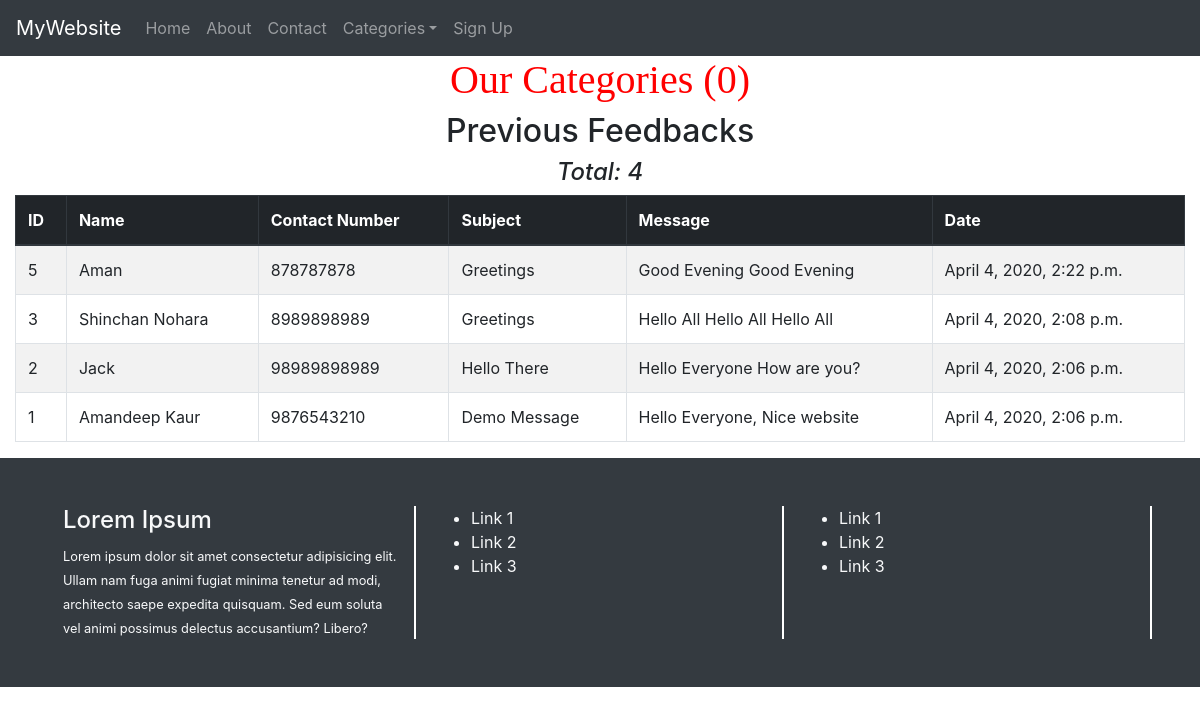
The app's page /, older data.
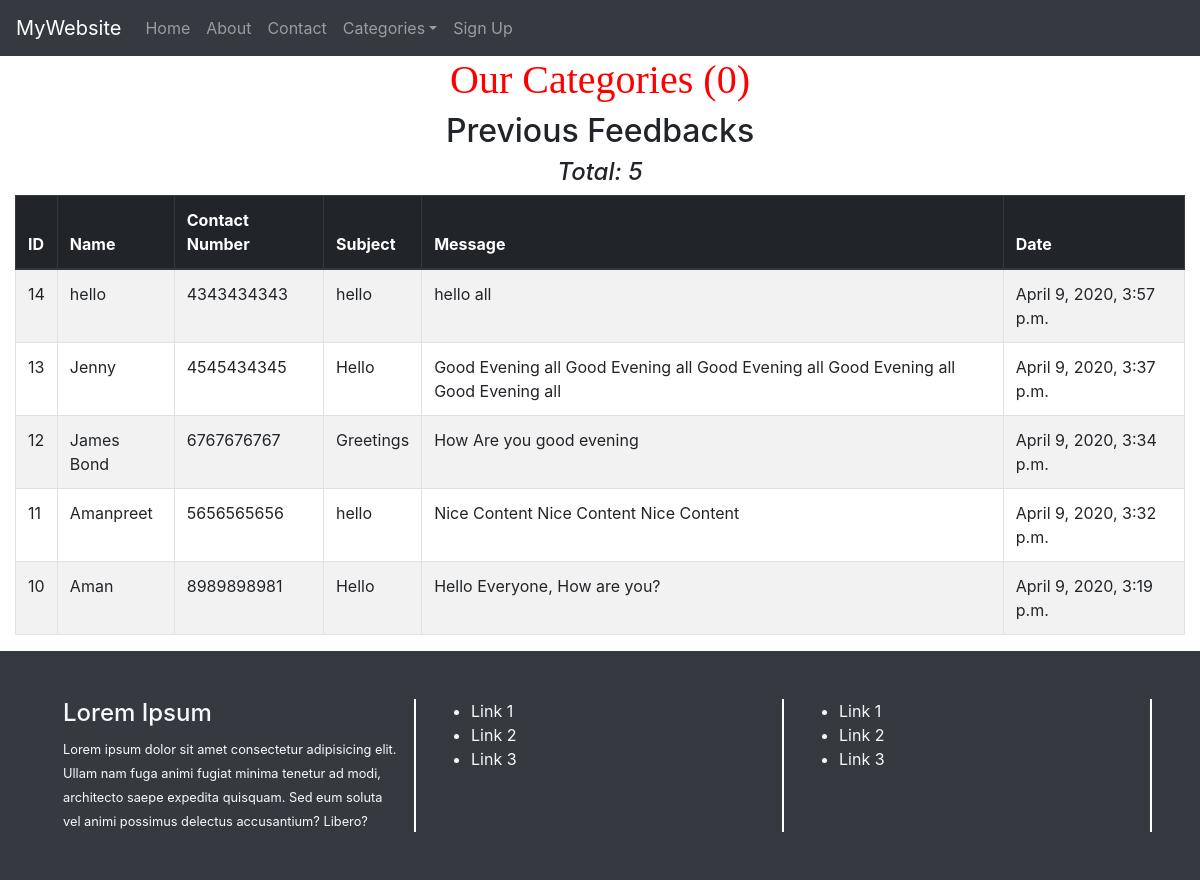
The same page, newer data.
### secondapp/models.py (models this page shows, shortened)
class Contact_Us(models.Model):
    name = models.CharField(max_length=250)
    contact_number = models.IntegerField(blank=True,unique=True)
    subject = models.CharField(max_length=250)
    message = models.TextField()
    added_on =models.DateTimeField(auto_now_add=True)
    class Meta:
        verbose_name_plural = "Contact Us"

### secondapp/views.py (the view)
# urls.py: path("",views.index,name="index"),
def index(request):
    recent = Contact_Us.objects.all().order_by("-id")[:5]
    cats = Category.objects.all().order_by("cat_name")
    return render(request,"home.html",{"messages":recent,"category":cats})

### template/home.html (shortened to what this page needs)
{% extends "base.html" %}
{% load static %}
{% block myblock %}
<div class="container-fluid">
    <div class="row">
     <div class="col-md-12 text-center">
        <h1>Our Categories ({{category|length}})</h1>
     </div>
    </div>
    <div class="row">
        <div class="col-md-12">
            <h2 class="text-center">Previous Feedbacks</h2>
            <h4 class="text-center"><em>Total: {{messages|length}}</em></h4>
            <table class="table table-bordered table-striped table-hover">
                <thead class="thead-dark">
                    <tr>
                        <th>ID</th>
                        <th>Name</th>
                        <th>Contact Number</th>
                        <th>Subject</th>
                        <th>Message</th>
                        <th>Date</th>
                    </tr>
                </thead>
                <tbody>
                    {% for msg in messages %}
                        <tr>
                            <td>{{msg.id}}</td>
                            <td>{{msg.name}}</td>
                            <td>{{msg.contact_number}}</td>
                            <td>{{msg.subject}}</td>
                            <td>{{msg.message}}</td>
                            <td>{{msg.added_on}}</td>
                        </tr>
                    {% endfor%}
                </tbody>
            </table>
        </div>
    </div>
</div>
{% endblock %}

Row changes from the older to the newer data that the page shows:
no longer on this page (row unchanged): Contact_Us: id "5", name "Aman", contact_number "878787878", subject "Greetings", message "Good Evening Good Evening", added_on "April 4, 2020, 2:22 p.m."
no longer on this page (row unchanged): Contact_Us: id "3", name "Shinchan Nohara", contact_number "8989898989", subject "Greetings", message "Hello All Hello All Hello All", added_on "April 4, 2020, 2:08 p.m."
no longer on this page (row unchanged): Contact_Us: id "2", name "Jack", contact_number "98989898989", subject "Hello There", message "Hello Everyone How are you?", added_on "April 4, 2020, 2:06 p.m."
no longer on this page (row unchanged): Contact_Us: id "1", name "Amandeep Kaur", contact_number "9876543210", subject "Demo Message", message "Hello Everyone, Nice website", added_on "April 4, 2020, 2:06 p.m."
added Contact_Us: id "14", name "hello", contact_number "4343434343", subject "hello", message "hello all", added_on "April 9, 2020, 3:57 p.m."
added Contact_Us: id "13", name "Jenny", contact_number "4545434345", subject "Hello", message "Good Evening all Good Evening all Good Evening all Good Evening all Good Evening all", added_on "April 9, 2020, 3:37 p.m."
added Contact_Us: id "12", name "James Bond", contact_number "6767676767", subject "Greetings", message "How Are you good evening", added_on "April 9, 2020, 3:34 p.m."
added Contact_Us: id "11", name "Amanpreet", contact_number "5656565656", subject "hello", message "Nice Content Nice Content Nice Content", added_on "April 9, 2020, 3:32 p.m."
added Contact_Us: id "10", name "Aman", contact_number "8989898981", subject "Hello", message "Hello Everyone, How are you?", added_on "April 9, 2020, 3:19 p.m."
Text that changed along with them:
{{ messages|length }}: "4" → "5"
